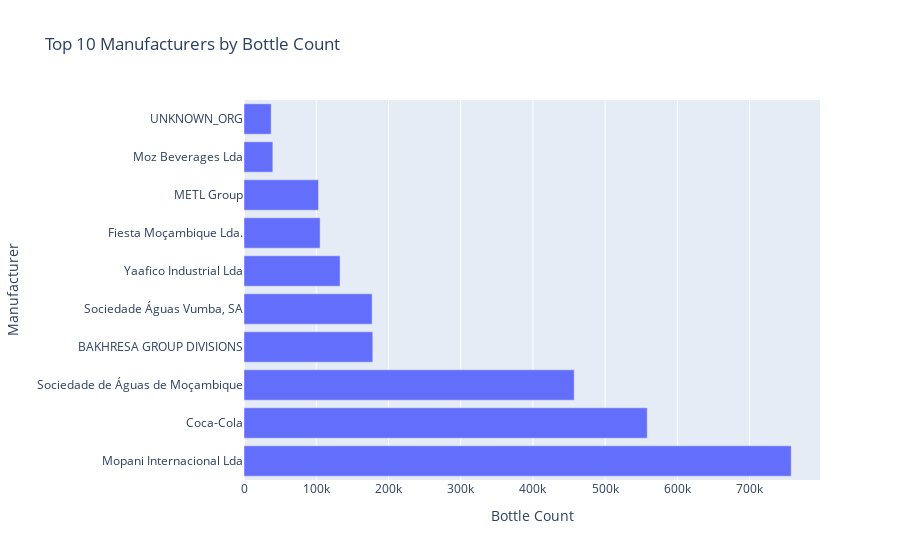

The code cell stored with this chart in its notebook:
### Markdown cell above
***Top 10 brands with most plastic bottles found in Environment***

### Code cell
import plotly.graph_objects as go

# Sort the manufacturer_grouped DataFrame by bottle_count in descending order
top_10_manufacturers_count = manufacturer_grouped.sort_values('bottle_count', ascending=False).head(10)

# Create the horizontal bar plot
bar = go.Figure(data=go.Bar(
    y=top_10_manufacturers_count.index,  # Manufacturer names
    x=top_10_manufacturers_count['bottle_count'],  # Bottle count
    
    orientation='h'  # Horizontal orientation
))

# Customize the layout of the plot
bar.update_layout(
    title='Top 10 Manufacturers by Bottle Count',
    xaxis_title='Bottle Count',
    yaxis_title='Manufacturer'
)

# Show the plot
bar.show()

### Figure 1 — Plotly figure (JSON) as saved in the notebook; plotly's stock layout.template omitted (floating-point values rounded to 4 significant figures)
{"data": [{"orientation": "h", "type": "bar", "x": [757611, 558278, 457156, 178318, 177412, 132991, 105400, 103129, 39934, 37611], "y": ["Mopani Internacional Lda", "Coca-Cola", "Sociedade de Águas de Moçambique", "BAKHRESA GROUP DIVISIONS", "Sociedade Águas Vumba, SA", "Yaafico Industrial Lda", "Fiesta Moçambique Lda.", "METL Group", "Moz Beverages Lda", "UNKNOWN_ORG"]}], "layout": {"title": {"text": "Top 10 Manufacturers by Bottle Count"}, "xaxis": {"title": {"text": "Bottle Count"}}, "yaxis": {"title": {"text": "Manufacturer"}}}}
